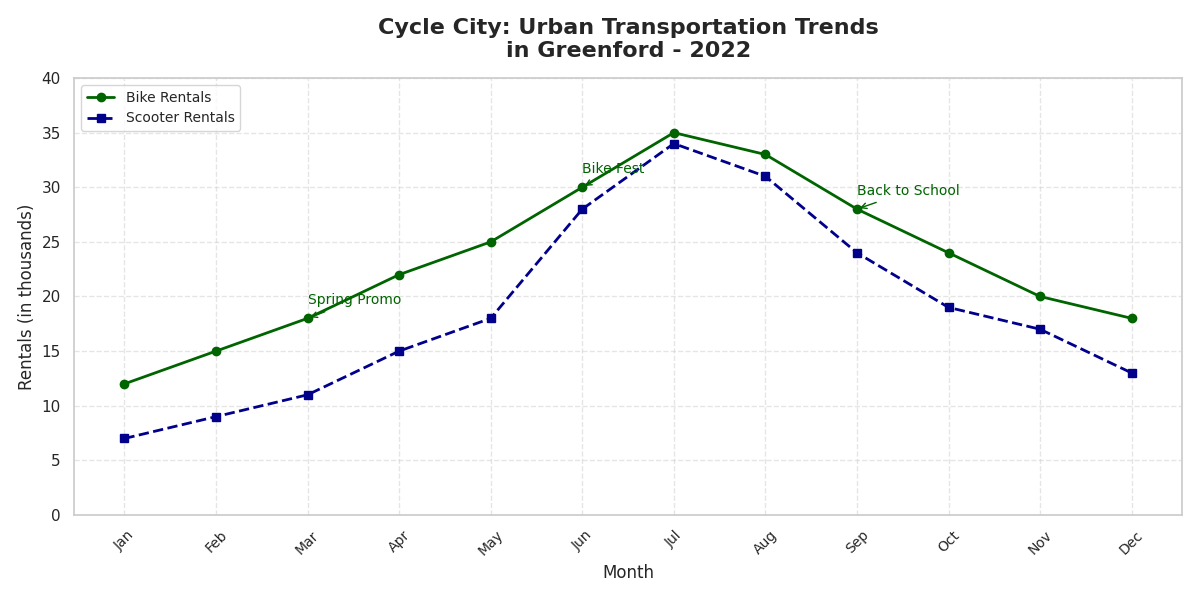

Reproduce this figure in Python.
import matplotlib.pyplot as plt
import numpy as np

# Data Setup
months = np.array(['Jan', 'Feb', 'Mar', 'Apr', 'May', 'Jun', 'Jul', 'Aug', 'Sep', 'Oct', 'Nov', 'Dec'])
bike_rentals = np.array([12, 15, 18, 22, 25, 30, 35, 33, 28, 24, 20, 18])
scooter_rentals = np.array([7, 9, 11, 15, 18, 28, 34, 31, 24, 19, 17, 13])  # New data series

# Create the plot
fig, ax = plt.subplots(figsize=(12, 6))

# Plot the lines for Bike Rentals and Scooter Rentals
ax.plot(months, bike_rentals, marker='o', linestyle='-', color='darkgreen', linewidth=2, label='Bike Rentals')
ax.plot(months, scooter_rentals, marker='s', linestyle='--', color='darkblue', linewidth=2, label='Scooter Rentals')  # New line plot

# Annotate significant events for Bike Rentals
annotations_bikes = {
    'Mar': ('Spring Promo', 18),
    'Jun': ('Bike Fest', 30),
    'Sep': ('Back to School', 28),
}

for month, (text, value) in annotations_bikes.items():
    ax.annotate(
        text,
        xy=(month, value),
        xytext=(0, 10),
        textcoords='offset points',
        arrowprops=dict(arrowstyle='->', color='darkgreen'),
        fontsize=10,
        color='darkgreen'
    )

# Titles and labels
ax.set_title('Cycle City: Urban Transportation Trends\nin Greenford - 2022', fontsize=16, fontweight='bold', pad=15)
ax.set_xlabel('Month', fontsize=12)
ax.set_ylabel('Rentals (in thousands)', fontsize=12)

# Set y-axis limits and enable grid
ax.set_ylim(0, 40)
ax.grid(True, linestyle='--', alpha=0.5)

# Customize x-ticks to ensure space and readability
ax.set_xticks(np.arange(len(months)))
ax.set_xticklabels(months, rotation=45, fontsize=10)

# Display the legend
ax.legend(loc='upper left', fontsize=10)

# Adjust the layout for clarity
plt.tight_layout()

# Show the plot
plt.show()
